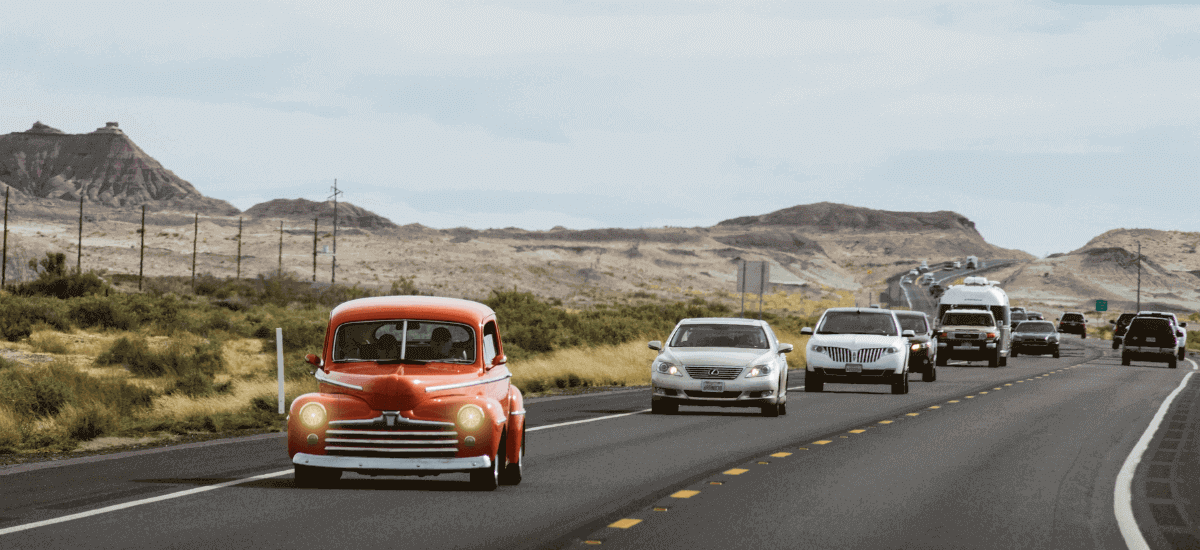
#> input picture deteccion_autos/cars1.png, 1200 x 550 px
$ python cars_image.py
#> lines starting #> are read from the running program, lines starting #| are printed output that depends on the picture; after the words box and inside, x2 and y2 are one past the last pixel; in counts of white or black regions, pixels touching at a corner belong together
import cv2  # Importa la biblioteca OpenCV

# Cargar la imagen
image = cv2.imread("cars1.png")  # Carga el archivo de imagen
#> image is the input picture: shape (550, 1200, 3); mean B, G, R 140.7, 146.1, 147.4

# Cargar el clasificador en cascada para la detección de autos
carros = cv2.CascadeClassifier("haarcascade_car.xml")

# Convertir la imagen a escala de grises para mejorar la identificación
gray = cv2.cvtColor(image, cv2.COLOR_BGR2GRAY)
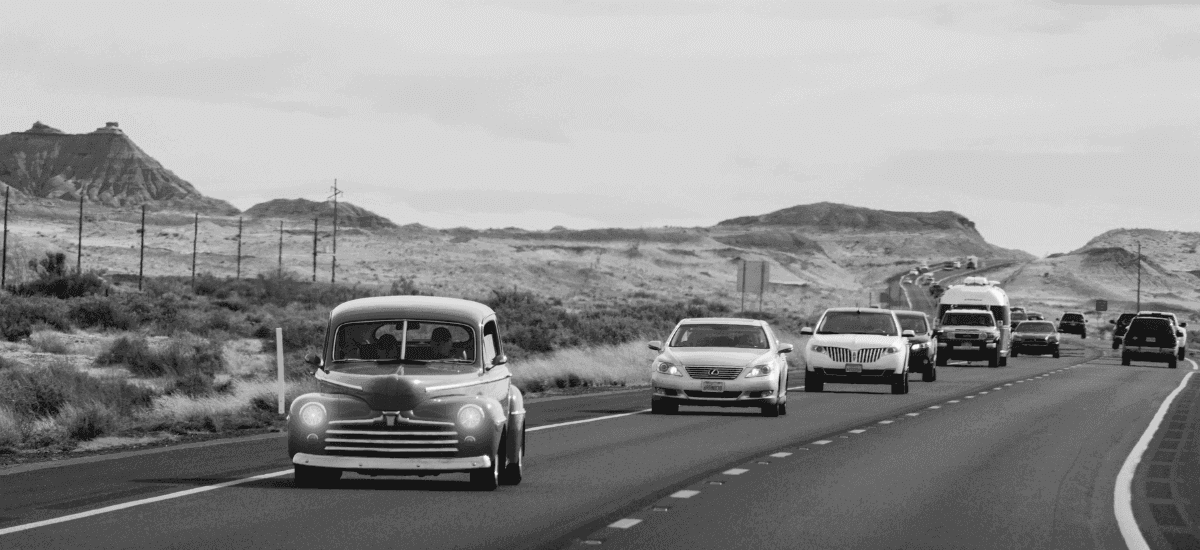
#> gray: shape (550, 1200); min 21, max 249, mean 145.9

# Detectar autos en la imagen
cars = carros.detectMultiScale(gray, 1.1, 1)
#> cars = [[965, 271, 22, 22], [960, 266, 29, 29], [999, 304, 71, 71], [761, 264, 185, 185], [284, 299, 207, 207], [584, 250, 238, 238]]

# Dibujar un rectángulo alrededor de cada auto detectado
for (x, y, w, h) in cars:
    cv2.rectangle(image, (x, y), (x + w, y + h), (0, 255, 0), 2)
#> this loop made 6 passes
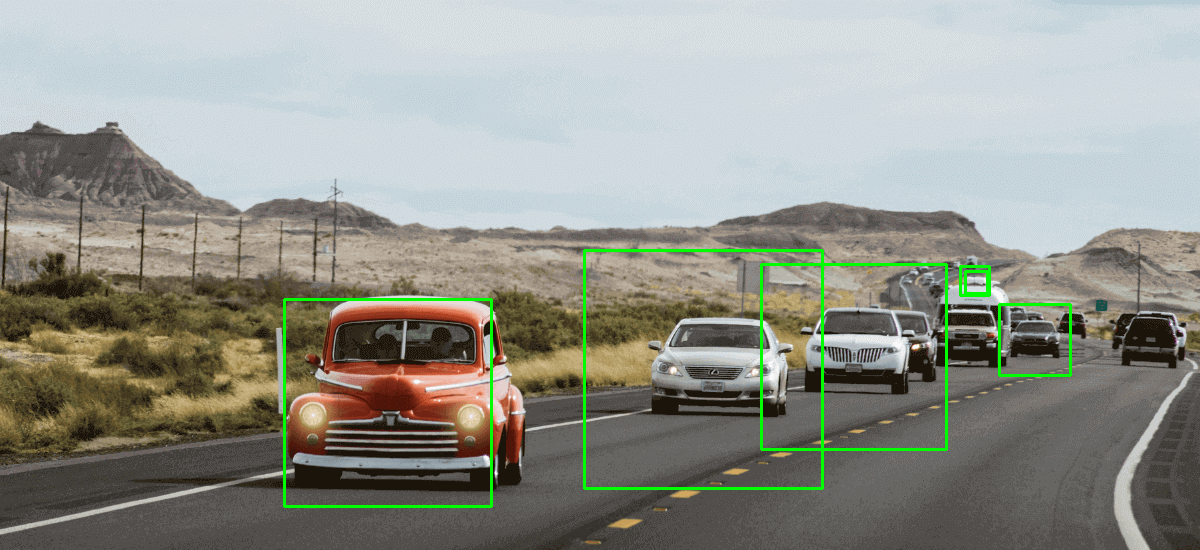
#> image: shape (550, 1200, 3); 1.35% of pixels changed, all inside (x1, y1, x2, y2) = (283, 249, 1072, 508)

# Mostrar la imagen con los autos detectados
cv2.imshow("Autos Detectados", image)
cv2.waitKey(0)  # Esperar hasta que se presione una tecla

# Cerrar todas las ventanas de OpenCV
cv2.destroyAllWindows()
